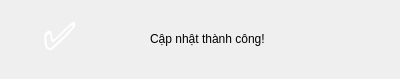
<?xml version="1.0" encoding="UTF-8"?>
<ui version="4.0">
 <class>Dialog</class>
 <widget class="QDialog" name="Dialog">
  <property name="geometry">
   <rect>
    <x>0</x>
    <y>0</y>
    <width>400</width>
    <height>79</height>
   </rect>
  </property>
  <property name="windowTitle">
   <string>Dialog</string>
  </property>
  <widget class="QLabel" name="label">
   <property name="geometry">
    <rect>
     <x>20</x>
     <y>0</y>
     <width>81</width>
     <height>71</height>
    </rect>
   </property>
   <property name="font">
    <font>
     <pointsize>-1</pointsize>
     <weight>75</weight>
     <bold>true</bold>
    </font>
   </property>
   <property name="styleSheet">
    <string notr="true">color: white;
font-weight: bold;
font-size: 40px;
border-radius: 10px;
padding: 12px;
-webkit-text-stroke: 1px #FFFFFF;  /* viền trắng xung quanh chữ V */
text-shadow: 1px 1px 2px rgba(0,0,0,0.3); /* bóng nhẹ */
border: none;</string>
   </property>
   <property name="text">
    <string>✅</string>
   </property>
  </widget>
  <widget class="QLabel" name="label_2">
   <property name="geometry">
    <rect>
     <x>150</x>
     <y>30</y>
     <width>171</width>
     <height>17</height>
    </rect>
   </property>
   <property name="text">
    <string>Cập nhật thành công!</string>
   </property>
  </widget>
 </widget>
 <resources/>
 <connections/>
</ui>
